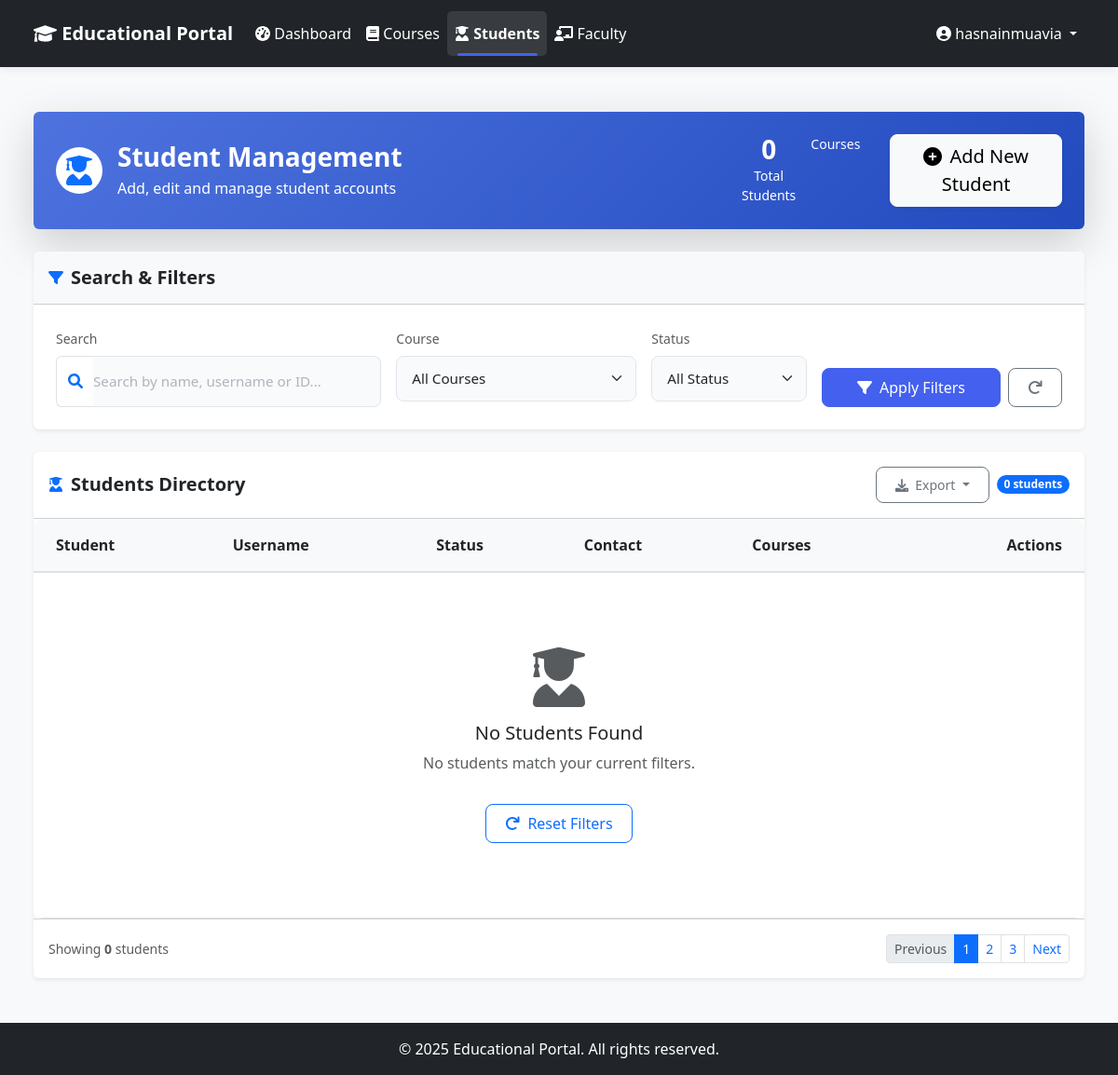
Before: /admin-dashboard/students/ (signed in) with the older database file.
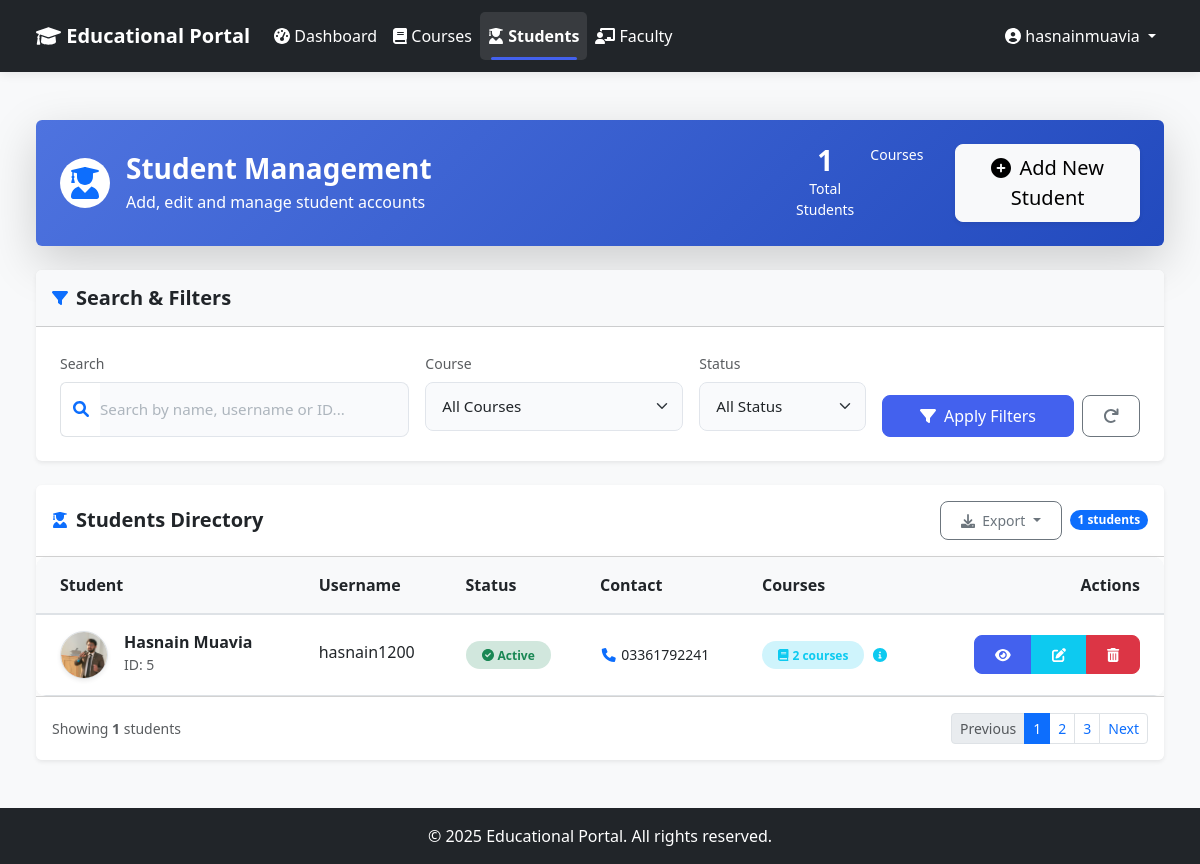
After: the same page with the newer database file.
### core/models.py (models this page shows, shortened)
class Student(models.Model):
    user = models.OneToOneField(User, on_delete=models.CASCADE, related_name='student_profile')
    profile_picture = models.ImageField(upload_to='students/', null=True, blank=True)
    phone_number = models.CharField(max_length=20, blank=True, null=True)
    courses = models.ManyToManyField(Course, related_name='students', blank=True)

class User(AbstractUser):
    role = models.CharField(
        max_length=10,
        choices=Role.choices,
        default=Role.STUDENT,
    )

### admin_dashboard/views.py (the view)
# urls.py: path('students/', views.manage_students, name='manage_students'),
@login_required
@user_passes_test(is_admin)
def manage_students(request):
    students = Student.objects.select_related('user').all()
    courses = Course.objects.all()
    return render(request, 'admin_dashboard/students.html', {'students': students, 'courses': courses})

### admin_dashboard/views.py (called while the page is built)
def is_admin(user):
    return user.is_authenticated and user.is_superuser

### core/models.py (called while the page is built)
    def __str__(self):
        return f"{self.code} - {self.name}"

### templates/admin_dashboard/students.html (shortened to what the changed rows need)
{% extends 'base.html' %}
{% block content %}
<div class="container-fluid py-4">
    <div class="row mb-4">
        <div class="col-12">
            <div class="card bg-gradient-primary shadow-lg border-0">
                <div class="card-body p-4">
                    <div class="row align-items-center">
                        <div class="col-lg-4 text-lg-end mt-3 mt-lg-0">
                            <div class="d-flex flex-column flex-lg-row gap-2 justify-content-lg-end">
                                <div class="quick-stats d-flex text-white me-4">
                                    <div class="text-center me-3">
                                        <h3 class="mb-0 fw-bold">{{ students|length }}</h3>
                                        <p class="mb-0 small">Total Students</p>
                                    </div>
                                </div>
                            </div>
                        </div>
                    </div>
                </div>
            </div>
        </div>
    </div>
    <div class="row">
        <div class="col-12">
            <div class="card shadow-sm border-0 overflow-hidden">
                <div class="card-header bg-white p-3 d-flex justify-content-between align-items-center">
                    <div class="d-flex align-items-center">
                        <div class="dropdown me-2">
                            <button class="btn btn-sm btn-outline-secondary dropdown-toggle" type="button" id="exportDropdown" data-bs-toggle="dropdown" aria-expanded="false">
                            </button>
                        </div>
                        <span class="badge bg-primary rounded-pill" id="studentCount">{{ students|length }} students</span>
                    </div>
                </div>
                <div class="card-body p-0">
                    <div class="table-responsive">
                        <table class="table table-hover align-middle mb-0" id="studentsTable">
                            <thead>
                                <tr class="bg-light">
                                    <th class="ps-4">Student</th>
                                    <th>Username</th>
                                    <th>Status</th>
                                    <th>Contact</th>
                                    <th>Courses</th>
                                    <th class="text-end pe-4">Actions</th>
                                </tr>
                            </thead>
                            <tbody>
                                {% for student in students %}
                                <tr data-student-id="{{ student.id }}" data-courses="{{ student.courses.all|join:',' }}">
                                    <td class="ps-4">
                                        <div class="d-flex align-items-center">
                                            <div class="flex-shrink-0">
                                                {% if student.profile_picture %}
                                                <img src="{{ student.profile_picture.url }}" class="avatar-img rounded-circle border shadow-sm" alt="{{ student.user.get_full_name }}" width="48" height="48" style="object-fit: cover;">
                                                {% else %}
                                                <div class="avatar-circle bg-gradient-primary text-white shadow-sm" style="width: 48px; height: 48px; font-size: 1.2rem;">
                                                    {{ student.user.first_name|first|upper }}{{ student.user.last_name|first|upper }}
                                                </div>
                                                {% endif %}
                                            </div>
                                            <div class="ms-3">
                                                <h6 class="mb-0 fw-bold">{{ student.user.get_full_name }}</h6>
                                                <small class="text-muted">ID: {{ student.id }}</small>
                                            </div>
                                        </div>
                                    </td>
                                    <td>
                                        <span class="text-truncate d-inline-block" style="max-width: 150px;">{{ student.user.username }}</span>
                                    </td>
                                    <td>
                                        {% if student.user.is_active %}
                                        <span class="badge bg-success-subtle text-success px-3 py-2 rounded-pill">
                                            <i class="fas fa-check-circle me-1"></i>Active
                                        </span>
                                        {% else %}
                                        <span class="badge bg-danger-subtle text-danger px-3 py-2 rounded-pill">
                                            <i class="fas fa-times-circle me-1"></i>Inactive
                                        </span>
                                        {% endif %}
                                    </td>
                                    <td>
                                        <div class="d-flex flex-column">
                                            {% if student.phone_number %}
                                            <small class="text-nowrap"><i class="fas fa-phone fa-fw text-primary"></i> {{ student.phone_number }}</small>
                                            {% else %}
                                            <small class="text-muted"><i class="fas fa-phone fa-fw"></i> Not provided</small>
                                            {% endif %}
                                        </div>
                                    </td>
                                    <td>
                                        {% if student.courses.count > 0 %}
                                        <div class="d-flex align-items-center">
                                            <span class="badge bg-info-subtle text-info px-3 py-2 rounded-pill">
                                                <i class="fas fa-book me-1"></i>{{ student.courses.count }} courses
                                            </span>
                                            <button class="btn btn-sm btn-link text-info ms-2 p-0" data-bs-toggle="tooltip" data-bs-placement="top" title="{% for course in student.courses.all %}{{ course.name }}{% if not forloop.last %}, {% endif %}{% endfor %}">
                                                <i class="fas fa-info-circle"></i>
                                            </button>
                                        </div>
                                        {% else %}
                                        <span class="badge bg-light text-muted px-3 py-2 rounded-pill">No courses</span>
                                        {% endif %}
                                    </td>
                                    <td class="text-end pe-4">
                                        <div class="btn-group">
                                            <a href="{% url 'student_details' student.id %}" class="btn btn-sm btn-primary" data-bs-toggle="tooltip" data-bs-placement="top" title="View Details">
                                                <i class="fas fa-eye"></i>
                                            </a>
                                            <button type="button" class="btn btn-sm btn-info text-white edit-btn" data-student-id="{{ student.id }}" data-bs-toggle="tooltip" data-bs-placement="top" title="Edit Student">
                                                <i class="fas fa-edit"></i>
                                            </button>
                                            <button type="button" class="btn btn-sm btn-danger delete-btn" data-student-id="{{ student.id }}" data-bs-toggle="tooltip" data-bs-placement="top" title="Delete Student">
                                                <i class="fas fa-trash-alt"></i>
                                            </button>
                                        </div>
                                    </td>
                                </tr>
                                {% empty %}
                                <tr>
                                    <td colspan="6" class="text-center py-5">
                                        <div class="empty-state">
                                            <i class="fas fa-user-graduate fa-4x text-muted mb-3"></i>
                                            <h5>No Students Found</h5>
                                            <p class="text-muted">No students match your current filters.</p>
                                            <button type="button" class="btn btn-outline-primary mt-3" id="resetFiltersBtn">
                                                <i class="fas fa-redo me-2"></i>Reset Filters
                                            </button>
                                        </div>
                                    </td>
                                </tr>
                                {% endfor %}
                            </tbody>
                        </table>
                    </div>
                </div>
                <div class="card-footer bg-white p-3">
                    <div class="d-flex justify-content-between align-items-center">
                        <div class="text-muted small">
                            Showing <span class="fw-bold">{{ students|length }}</span> students
                        </div>
                    </div>
                </div>
            </div>
        </div>
    </div>
</div>
{% endblock %}

Changed rows visible on the page:
added Student: profile_picture (picture), user.get_full_name "Hasnain Muavia", id "5", user.username "hasnain1200", shows "Active", phone_number "03361792241", courses.count "2"
Other visible differences:
{{ students|length }}: "0" → "1"
text no longer shown: "No Students Found No students match your current filters. Reset Filters"
